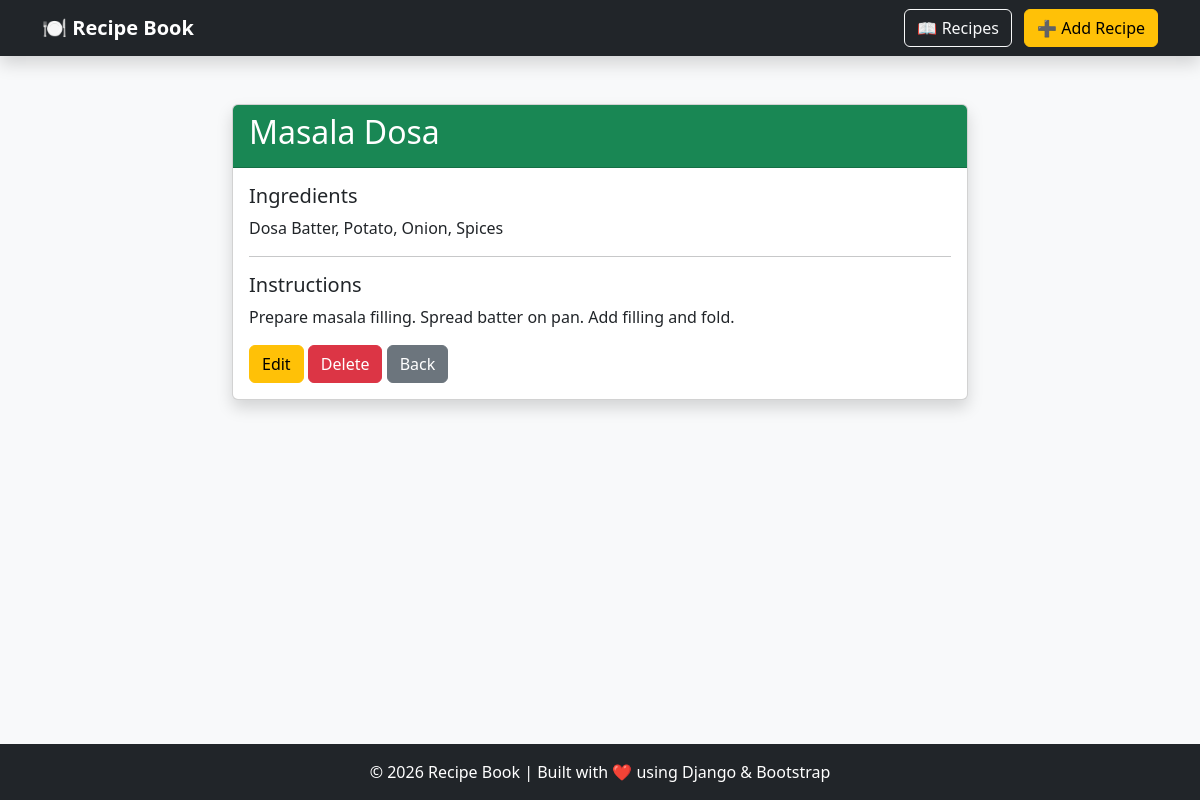
The app's page /recipe/2/ with its own data.
### recipe/models.py (models this page shows, shortened)
class Recipe(models.Model):
    title = models.CharField(max_length=200)
    ingredients = models.TextField()
    instructions = models.TextField()
    image = models.ImageField(
        upload_to='recipes/',
        blank=True,
        null=True
     )

### recipe/views.py (the view)
# urls.py: path('recipe/<int:recipe_id>/', views.recipe_detail, name='recipe_detail'),
def recipe_detail(request, recipe_id):
    recipe = Recipe.objects.get(id=recipe_id)
    return render(request, 'recipe_detail.html', {
        'recipe': recipe
    })

### recipe/templates/recipe_detail.html (shortened to what this page needs)
{% extends 'base.html' %}
{% block content %}
<div class="row justify-content-center">
    <div class="col-md-8">
        <div class="card shadow">
            <div class="card-header bg-success text-white">
                <h2>{{ recipe.title }}</h2>
            </div>
            <div class="card-body">
                <h5>Ingredients</h5>
                <p>{{ recipe.ingredients }}</p>
                <hr>
                <h5>Instructions</h5>
                <p>{{ recipe.instructions }}</p>
                <a href="{% url 'edit_recipe' recipe.id %}" class="btn btn-warning">
                    Edit
                </a>
                <a href="{% url 'delete_recipe' recipe.id %}"
                   class="btn btn-danger">
                    Delete
                </a>
                <a href="{% url 'recipe_list' %}"
                   class="btn btn-secondary">
                    Back
                </a>
            </div>
        </div>
    </div>
</div>
{% endblock %}

### records on screen
Recipe: title "Masala Dosa", ingredients "Dosa Batter, Potato, Onion, Spices", instructions "Prepare masala filling. Spread batter on pan. Add filling and fold."
